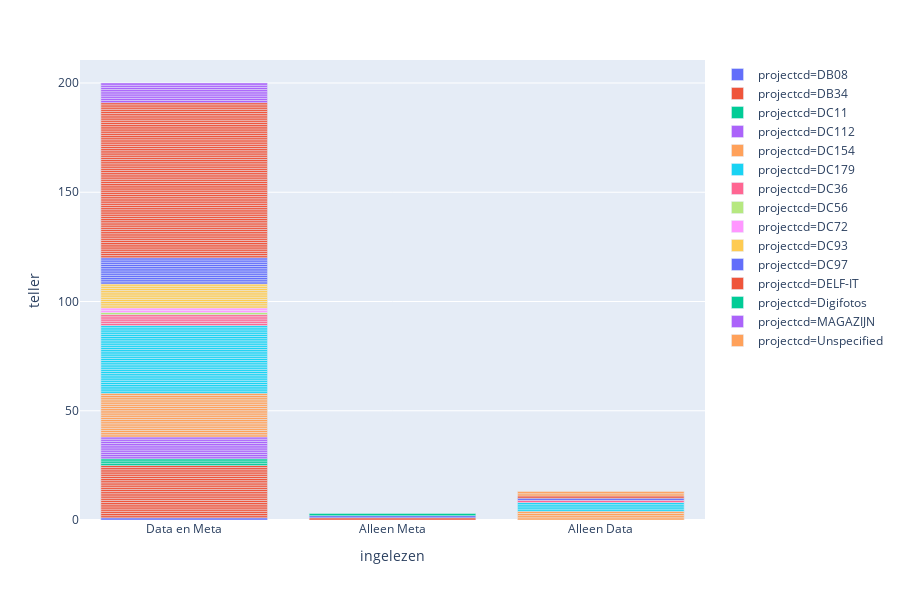

The notebook cell saved with this chart:
### Code cell
import plotly.express as px
fig = px.bar(df, x='ingelezen', y='teller', color='projectcd', hover_data=['table'])
fig.show()

### Figure 1 — Plotly figure (JSON) as saved in the notebook; plotly's stock layout.template omitted (floating-point values rounded to 4 significant figures)
{"data": [{"alignmentgroup": "True", "customdata": [["KLEIPIJPEN"]], "hoverlabel": {"namelength": 0}, "hovertemplate": "projectcd=DB08<br>ingelezen=%{x}<br>teller=%{y}<br>table=%{customdata[0]}", "legendgroup": "projectcd=DB08", "marker": {"color": "#636efa"}, "name": "projectcd=DB08", "offsetgroup": "projectcd=DB08", "orientation": "v", "showlegend": true, "textposition": "auto", "type": "bar", "x": ["Data en Meta"], "xaxis": "x", "y": [1], "yaxis": "y"}, {"alignmentgroup": "True", "customdata": [["Huismerken op aardewerk"], ["LEER"], ["METAAL"], ["AARDEWERK 1 BAKSEL"], ["LIJST VONDSTEN  URGENTE CONSERVERING"], ["DIAOPGRAVING"], ["VULLINGEN"], ["HOUT"], ["backupHOUT"], ["Spijkers"], ["AARDEWERK 1&2 VOORWERP"], ["SkeletKV4"], ["ROMEINS AARDEWERK"], ["SPOREN"], ["AARDEWERK 1"], ["STEEN"], ["AW1DeterminatiesJohan"], ["TEKENINGEN"], ["Controle vondsten"], ["Aardewerk 1 backup"], ["CATALOGUS AW1"], ["Buikmonsters KV-IV"], ["VONDSTENLIJST"], ["MUNTEN EN PENNINGEN"], ["GLAS"]], "hoverlabel": {"namelength": 0}, "hovertemplate": "projectcd=DB34<br>ingelezen=%{x}<br>teller=%{y}<br>table=%{customdata[0]}", "legendgroup": "projectcd=DB34", "marker": {"color": "#EF553B"}, "name": "projectcd=DB34", "offsetgroup": "projectcd=DB34", "orientation": "v", "showlegend": true, "textposition": "auto", "type": "bar", "x": ["Data en Meta", "Data en Meta", "Data en Meta", "Data en Meta", "Data en Meta", "Data en Meta", "Data en Meta", "Data en Meta", "Data en Meta", "Data en Meta", "Alleen Meta", "Data en Meta", "Data en Meta", "Data en Meta", "Data en Meta", "Data en Meta", "Data en Meta", "Data en Meta", "Data en Meta", "Data en Meta", "Data en Meta", "Data en Meta", "Data en Meta", "Data en Meta", "Data en Meta"], "xaxis": "x", "y": [1, 1, 1, 1, 1, 1, 1, 1, 1, 1, 1, 1, 1, 1, 1, 1, 1, 1, 1, 1, 1, 1, 1, 1, 1], "yaxis": "y"}, {"alignmentgroup": "True", "customdata": [["TEKENINGEN"], ["VONDSTENLIJST"], ["HOUT"]], "hoverlabel": {"namelength": 0}, "hovertemplate": "projectcd=DC11<br>ingelezen=%{x}<br>teller=%{y}<br>table=%{customdata[0]}", "legendgroup": "projectcd=DC11", "marker": {"color": "#00cc96"}, "name": "projectcd=DC11", "offsetgroup": "projectcd=DC11", "orientation": "v", "showlegend": true, "textposition": "auto", "type": "bar", "x": ["Data en Meta", "Data en Meta", "Data en Meta"], "xaxis": "x", "y": [1, 1, 1], "yaxis": "y"}, {"alignmentgroup": "True", "customdata": [["SPOREN"], ["VULLINGEN"], ["KLEIPIJPEN"], ["Fotolijst"], ["VONDSTENLIJST"], ["AARDEWERK2"], ["REF_SPOORAARD"], ["HOUT"], ["TEKENINGEN"], ["LEER"]], "hoverlabel": {"namelength": 0}, "hovertemplate": "projectcd=DC112<br>ingelezen=%{x}<br>teller=%{y}<br>table=%{customdata[0]}", "legendgroup": "projectcd=DC112", "marker": {"color": "#ab63fa"}, "name": "projectcd=DC112", "offsetgroup": "projectcd=DC112", "orientation": "v", "showlegend": true, "textposition": "auto", "type": "bar", "x": ["Data en Meta", "Data en Meta", "Data en Meta", "Data en Meta", "Data en Meta", "Data en Meta", "Data en Meta", "Data en Meta", "Data en Meta", "Data en Meta"], "xaxis": "x", "y": [1, 1, 1, 1, 1, 1, 1, 1, 1, 1], "yaxis": "y"}, {"alignmentgroup": "True", "customdata": [["SYS_VARS"], ["SYS_LOOKUP"], ["PUT"], ["SPOOR"], ["ARTF_KER"], ["ARTF_MET"], ["SYS_USERS"], ["SYS_SCRIPT"], ["VLAK"], ["SYS_STRUCT"], ["ARTF_OPH"], ["SYS_OBJLOC"], ["ARTEFACT"], ["SYS_FIELDS"], ["VULLING"], ["VONDST"], ["SYS_GISTAB"], ["SYS_RELTYP"], ["ARTF_PIJP"], ["PROJECT"], ["ARTF_GLS"], ["SYS_LOG"], ["FOTO"], ["VONDSTINHD"]], "hoverlabel": {"namelength": 0}, "hovertemplate": "projectcd=DC154<br>ingelezen=%{x}<br>teller=%{y}<br>table=%{customdata[0]}", "legendgroup": "projectcd=DC154", "marker": {"color": "#FFA15A"}, "name": "projectcd=DC154", "offsetgroup": "projectcd=DC154", "orientation": "v", "showlegend": true, "textposition": "auto", "type": "bar", "x": ["Data en Meta", "Data en Meta", "Data en Meta", "Data en Meta", "Data en Meta", "Data en Meta", "Alleen Data", "Data en Meta", "Data en Meta", "Data en Meta", "Data en Meta", "Data en Meta", "Data en Meta", "Data en Meta", "Data en Meta", "Alleen Data", "Data en Meta", "Data en Meta", "Data en Meta", "Data en Meta", "Data en Meta", "Alleen Data", "Alleen Data", "Data en Meta"], "xaxis": "x", "y": [1, 1, 1, 1, 1, 1, 1, 1, 1, 1, 1, 1, 1, 1, 1, 1, 1, 1, 1, 1, 1, 1, 1, 1], "yaxis": "y"}, {"alignmentgroup": "True", "customdata": [["VULLING"], ["SPOOR"], ["SPOOR_INHOUD"], ["MUUR"], ["KERAMIEK_VAK_gesplitst"], ["VONDSTINHD"], ["ARTF_BOT"], ["ARTF_OPH"], ["SYS_LOOKUP"], ["PUT_VAK"], ["SYS_USERS"], ["SYS_SCRIPT"], ["VONDST"], ["ARTF_PIJP"], ["SYS_OBJREL"], ["VAK_VONDST"], ["SYS_FIELDS"], ["ARTEFACT"], ["SYS_STRUCT"], ["PROJECT"], ["SYS_GISTAB"], ["PUT"], ["SYS_RELTYP"], ["Palen_lakenramen2"], ["SYS_VARS"], ["GIS_SPOOR_STRUCTOBJ"], ["TEKENING"], ["Tellijst_Vondstmateriaal"], ["SYS_LOG"], ["VLAK"], ["ARTF_KER"], ["FOTO"], ["SYS_OBJLOC"], ["GIS_STRUCTOBJ_STRUCTOBJ"], ["ARTF_MET"]], "hoverlabel": {"namelength": 0}, "hovertemplate": "projectcd=DC179<br>ingelezen=%{x}<br>teller=%{y}<br>table=%{customdata[0]}", "legendgroup": "projectcd=DC179", "marker": {"color": "#19d3f3"}, "name": "projectcd=DC179", "offsetgroup": "projectcd=DC179", "orientation": "v", "showlegend": true, "textposition": "auto", "type": "bar", "x": ["Data en Meta", "Data en Meta", "Data en Meta", "Data en Meta", "Data en Meta", "Data en Meta", "Alleen Data", "Data en Meta", "Data en Meta", "Data en Meta", "Data en Meta", "Data en Meta", "Data en Meta", "Data en Meta", "Data en Meta", "Alleen Data", "Data en Meta", "Data en Meta", "Data en Meta", "Data en Meta", "Data en Meta", "Data en Meta", "Data en Meta", "Data en Meta", "Data en Meta", "Data en Meta", "Data en Meta", "Data en Meta", "Alleen Data", "Data en Meta", "Data en Meta", "Alleen Data", "Data en Meta", "Data en Meta", "Data en Meta"], "xaxis": "x", "y": [1, 1, 1, 1, 1, 1, 1, 1, 1, 1, 1, 1, 1, 1, 1, 1, 1, 1, 1, 1, 1, 1, 1, 1, 1, 1, 1, 1, 1, 1, 1, 1, 1, 1, 1], "yaxis": "y"}, {"alignmentgroup": "True", "customdata": [["DIAVOORWERP"], ["KLEIPIJPEN"], ["HOUT"], ["AARDEWERK 2"], ["TEKENINGEN"], ["backupHOUT"]], "hoverlabel": {"namelength": 0}, "hovertemplate": "projectcd=DC36<br>ingelezen=%{x}<br>teller=%{y}<br>table=%{customdata[0]}", "legendgroup": "projectcd=DC36", "marker": {"color": "#FF6692"}, "name": "projectcd=DC36", "offsetgroup": "projectcd=DC36", "orientation": "v", "showlegend": true, "textposition": "auto", "type": "bar", "x": ["Data en Meta", "Data en Meta", "Alleen Data", "Data en Meta", "Data en Meta", "Data en Meta"], "xaxis": "x", "y": [1, 1, 1, 1, 1, 1], "yaxis": "y"}, {"alignmentgroup": "True", "customdata": [["TEKENINGEN"]], "hoverlabel": {"namelength": 0}, "hovertemplate": "projectcd=DC56<br>ingelezen=%{x}<br>teller=%{y}<br>table=%{customdata[0]}", "legendgroup": "projectcd=DC56", "marker": {"color": "#B6E880"}, "name": "projectcd=DC56", "offsetgroup": "projectcd=DC56", "orientation": "v", "showlegend": true, "textposition": "auto", "type": "bar", "x": ["Data en Meta"], "xaxis": "x", "y": [1], "yaxis": "y"}, {"alignmentgroup": "True", "customdata": [["METAAL"], ["AARDEWERK 2"]], "hoverlabel": {"namelength": 0}, "hovertemplate": "projectcd=DC72<br>ingelezen=%{x}<br>teller=%{y}<br>table=%{customdata[0]}", "legendgroup": "projectcd=DC72", "marker": {"color": "#FF97FF"}, "name": "projectcd=DC72", "offsetgroup": "projectcd=DC72", "orientation": "v", "showlegend": true, "textposition": "auto", "type": "bar", "x": ["Data en Meta", "Data en Meta"], "xaxis": "x", "y": [1, 1], "yaxis": "y"}, {"alignmentgroup": "True", "customdata": [["GLAS"], ["HOUT"], ["STEEN"], ["VULLINGEN"], ["LEER"], ["SPOREN"], ["VONDSTENLIJST"], ["backupHOUT"], ["DIAOPGRAVING"], ["KLEIPIJPEN"], ["TEKENINGEN"]], "hoverlabel": {"namelength": 0}, "hovertemplate": "projectcd=DC93<br>ingelezen=%{x}<br>teller=%{y}<br>table=%{customdata[0]}", "legendgroup": "projectcd=DC93", "marker": {"color": "#FECB52"}, "name": "projectcd=DC93", "offsetgroup": "projectcd=DC93", "orientation": "v", "showlegend": true, "textposition": "auto", "type": "bar", "x": ["Data en Meta", "Data en Meta", "Data en Meta", "Data en Meta", "Data en Meta", "Data en Meta", "Data en Meta", "Data en Meta", "Data en Meta", "Data en Meta", "Data en Meta"], "xaxis": "x", "y": [1, 1, 1, 1, 1, 1, 1, 1, 1, 1, 1], "yaxis": "y"}, {"alignmentgroup": "True", "customdata": [["GLAS"], ["backupHOUT"], ["TEKENINGEN"], ["AARDEWERK 1"], ["HOUT"], ["DIAOPGRAVING"], ["MUNTEN EN PENNINGEN"], ["Kopie van AARDEWERK 1"], ["SPOREN"], ["LEER"], ["METAAL"], ["VONDSTENLIJST"], ["VULLINGEN"], ["STEEN"]], "hoverlabel": {"namelength": 0}, "hovertemplate": "projectcd=DC97<br>ingelezen=%{x}<br>teller=%{y}<br>table=%{customdata[0]}", "legendgroup": "projectcd=DC97", "marker": {"color": "#636efa"}, "name": "projectcd=DC97", "offsetgroup": "projectcd=DC97", "orientation": "v", "showlegend": true, "textposition": "auto", "type": "bar", "x": ["Data en Meta", "Data en Meta", "Data en Meta", "Data en Meta", "Data en Meta", "Data en Meta", "Alleen Meta", "Alleen Data", "Data en Meta", "Data en Meta", "Data en Meta", "Data en Meta", "Data en Meta", "Data en Meta"], "xaxis": "x", "y": [1, 1, 1, 1, 1, 1, 1, 1, 1, 1, 1, 1, 1, 1], "yaxis": "y"}, {"alignmentgroup": "True", "customdata": [["BOT CODE SPECIE"], ["BEENTOTAAL"], ["oude tabel AARDEWERK1TOTAAL"], ["SPORENTOTAAL"], ["HOUTTOTAAL"], ["BEEN FUNCTIE"], ["MUNTENTOTAAL"], ["GDB_Items"], ["METAALTOTAAL"], ["DIAOPGRAVINGTOTAAL"], ["GDB_GeomColumns"], ["AARDEWERK2TOTAAL"], ["GDB_SpatialRefs"], ["backup STEENTOTAAL"], ["METAAL BEWERKING"], ["GDB_ItemRelationshipTypes"], ["backup HOUTTOTAAL"], ["METAAL FUNCTIE"], ["DIGIFOTOVOORWERPTOTAAL"], ["oude tabel HOUT HOUTSOORT"], ["AARDEWERK 2 BAKSEL"], ["METAAL GROEP"], ["STEEN FUNCTIE"], ["Plakfouten"], ["VULLINGENTOTAAL"], ["AARDEWERK 2 VOORWERP"], ["GLAS GLASSOORT"], ["STEEN SOORT"], ["GDB_ColumnInfo"], ["BOTTOTAAL"], ["REF_SPOORAARD"], ["backup BOTTOTAAL 12-7-2004"], ["AARDEWERK 2 FUNCTIE"], ["AARDEWERK 1 BAKSEL"], ["BOTTOTAALoude tabel"], ["BOT CODE ELEMENT"], ["DIAVOORWERPTOTAAL"], ["HOUT FUNCTIE"], ["Ontbrekende vondstenlijsten"], ["HOUT HOUTSOORT"], ["DIGIFOTOOPGRAVINGTOTAAL"], ["Dialijst uit ACDC"], ["RURBIEKEN MUNTEN EN PENNINGEN"], ["KLEIPIJPEN backup 30-11-2001"], ["KLEIPIJPEN MAKER"], ["OPGRAVINGEN"], ["METAAL SOORT"], ["GLAS FUNCTIE"], ["STEEN PRODUCTIECENTRUM"], ["AARDEWERK 1 SUBBAKSEL"], ["METAAL OPPERVLAK"], ["Tabel1"], ["VONDSTENLIJSTTOTAAL"], ["STEENTOTAAL"], ["METAAL VOORWERP"], ["Blad2"], ["backup HOUTTOTAAL 2-2-2004"], ["KLEIPIJPENTOTAAL"], ["STEEN VOORWERP"], ["DIAOPGRAVING TE BESCHRIJVEN DIA'S"], ["LEERTOTAAL"], ["VINDPLAATSEN"], ["ROMEINSAARDEWERKTOTAAL"], ["GLAS VOORWERP"], ["AARDEWERK 1 FRAGMENT"], ["GDB_ItemTypes"], ["GLASTOTAAL"], ["AARDEWERK1TOTAAL"], ["AARDEWERK 1 GLAZUUR"], ["TREFWOORDENLIJST"], ["Blad1$_Importfouten"], ["OVERZICHT VERVANGING HOUTSOORTEN"]], "hoverlabel": {"namelength": 0}, "hovertemplate": "projectcd=DELF-IT<br>ingelezen=%{x}<br>teller=%{y}<br>table=%{customdata[0]}", "legendgroup": "projectcd=DELF-IT", "marker": {"color": "#EF553B"}, "name": "projectcd=DELF-IT", "offsetgroup": "projectcd=DELF-IT", "orientation": "v", "showlegend": true, "textposition": "auto", "type": "bar", "x": ["Data en Meta", "Data en Meta", "Data en Meta", "Data en Meta", "Data en Meta", "Data en Meta", "Data en Meta", "Data en Meta", "Data en Meta", "Data en Meta", "Data en Meta", "Data en Meta", "Data en Meta", "Data en Meta", "Data en Meta", "Data en Meta", "Data en Meta", "Data en Meta", "Data en Meta", "Data en Meta", "Data en Meta", "Data en Meta", "Data en Meta", "Data en Meta", "Data en Meta", "Data en Meta", "Data en Meta", "Data en Meta", "Data en Meta", "Data en Meta", "Data en Meta", "Data en Meta", "Data en Meta", "Alleen Data", "Data en Meta", "Data en Meta", "Data en Meta", "Data en Meta", "Data en Meta", "Data en Meta", "Data en Meta", "Data en Meta", "Data en Meta", "Data en Meta", "Data en Meta", "Data en Meta", "Data en Meta", "Data en Meta", "Data en Meta", "Data en Meta", "Data en Meta", "Data en Meta", "Data en Meta", "Data en Meta", "Data en Meta", "Data en Meta", "Data en Meta", "Data en Meta", "Data en Meta", "Data en Meta", "Data en Meta", "Data en Meta", "Data en Meta", "Data en Meta", "Data en Meta", "Data en Meta", "Data en Meta", "Data en Meta", "Data en Meta", "Data en Meta", "Data en Meta", "Data en Meta"], "xaxis": "x", "y": [1, 1, 1, 1, 1, 1, 1, 1, 1, 1, 1, 1, 1, 1, 1, 1, 1, 1, 1, 1, 1, 1, 1, 1, 1, 1, 1, 1, 1, 1, 1, 1, 1, 1, 1, 1, 1, 1, 1, 1, 1, 1, 1, 1, 1, 1, 1, 1, 1, 1, 1, 1, 1, 1, 1, 1, 1, 1, 1, 1, 1, 1, 1, 1, 1, 1, 1, 1, 1, 1, 1, 1], "yaxis": "y"}, {"alignmentgroup": "True", "customdata": [["Foto Totaal Tabel"]], "hoverlabel": {"namelength": 0}, "hovertemplate": "projectcd=Digifotos<br>ingelezen=%{x}<br>teller=%{y}<br>table=%{customdata[0]}", "legendgroup": "projectcd=Digifotos", "marker": {"color": "#00cc96"}, "name": "projectcd=Digifotos", "offsetgroup": "projectcd=Digifotos", "orientation": "v", "showlegend": true, "textposition": "auto", "type": "bar", "x": ["Alleen Meta"], "xaxis": "x", "y": [1], "yaxis": "y"}, {"alignmentgroup": "True", "customdata": [["Opgravingen_voor_1991"], ["stellingen"], ["backup magazijnlijst 27-5-2002"], ["Plakfouten"], ["Tabel voor Etiketten"], ["doosnr"], ["magazijnlijst"], ["Tabel voor labels"], ["backup magazijnlijst 16-7-2001"]], "hoverlabel": {"namelength": 0}, "hovertemplate": "projectcd=MAGAZIJN<br>ingelezen=%{x}<br>teller=%{y}<br>table=%{customdata[0]}", "legendgroup": "projectcd=MAGAZIJN", "marker": {"color": "#ab63fa"}, "name": "projectcd=MAGAZIJN", "offsetgroup": "projectcd=MAGAZIJN", "orientation": "v", "showlegend": true, "textposition": "auto", "type": "bar", "x": ["Data en Meta", "Data en Meta", "Data en Meta", "Data en Meta", "Data en Meta", "Data en Meta", "Data en Meta", "Data en Meta", "Data en Meta"], "xaxis": "x", "y": [1, 1, 1, 1, 1, 1, 1, 1, 1], "yaxis": "y"}, {"alignmentgroup": "True", "customdata": [[null], [null]], "hoverlabel": {"namelength": 0}, "hovertemplate": "projectcd=Unspecified<br>ingelezen=%{x}<br>teller=%{y}<br>table=%{customdata[0]}", "legendgroup": "projectcd=Unspecified", "marker": {"color": "#FFA15A"}, "name": "projectcd=Unspecified", "offsetgroup": "projectcd=Unspecified", "orientation": "v", "showlegend": true, "textposition": "auto", "type": "bar", "x": ["Alleen Data", "Alleen Data"], "xaxis": "x", "y": [1, 1], "yaxis": "y"}], "layout": {"barmode": "relative", "height": 600, "legend": {"tracegroupgap": 0}, "margin": {"t": 60}, "xaxis": {"anchor": "y", "domain": [0, 1], "title": {"text": "ingelezen"}}, "yaxis": {"anchor": "x", "domain": [0, 1], "title": {"text": "teller"}}}}
